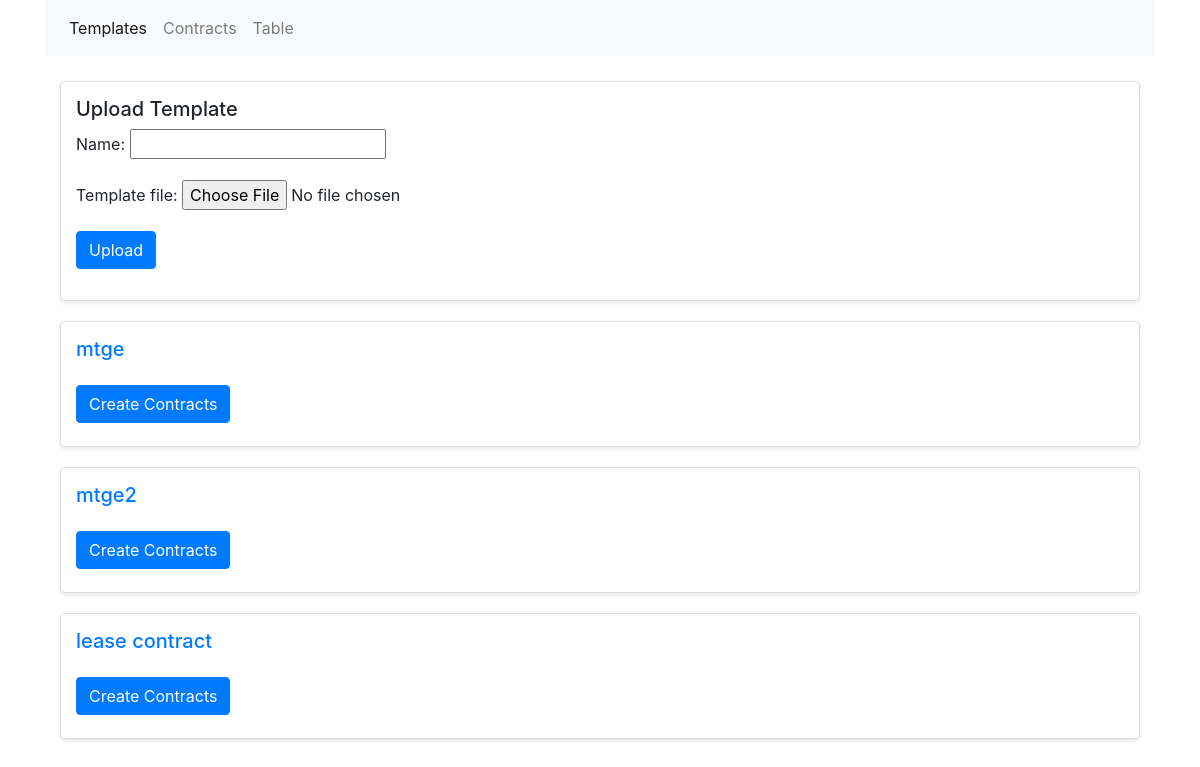
/templates/, run on the app's committed database.
### contracts/models.py (models this page shows, shortened)
class ContractTemplate(models.Model):
    name = models.CharField(max_length=100)
    template_file = models.FileField(upload_to='templates/')
    created_at = models.DateTimeField(auto_now_add=True)
    variables = models.JSONField(editable=False, default=list)

### contracts/views.py (the view)
# urls.py: path('templates/', views.list_templates, name='list_templates'),
def list_templates(request):
    if request.method == 'POST':
        form = ContractTemplateForm(request.POST, request.FILES)
        if form.is_valid():
            form.save()
    else:
        form = ContractTemplateForm()
    templates = ContractTemplate.objects.all()
    return render(request, 'contracts/list_templates.html', {'templates': templates, 'form': form, 'css_file': 'https://stackpath.bootstrapcdn.com/bootstrap/4.5.2/css/bootstrap.min.css'})

### contracts/forms.py
class ContractTemplateForm(forms.ModelForm):
    class Meta:
        model = ContractTemplate
        fields = ['name', 'template_file']

### contracts/templates/contracts/list_templates.html (shortened to what this page needs)
{% extends "contracts/base.html" %}
{% block content %}
<link rel="stylesheet" href="https://cdn.jsdelivr.net/npm/handsontable@8.4.0/dist/handsontable.full.min.css">
<div class="container">
    <div class="template-box">
        <h5>Upload Template</h5>
        <form method="post" enctype="multipart/form-data" class="form-group">
            {{ form.as_p }}
            <button type="submit" class="btn btn-primary">Upload</button>
        </form>
    </div>
    {% for template in templates %}
    <div class="template-box">
        <h5><a href="{% url 'download_template' template.id %}">{{ template.name }}</a></h5>
        <h4><button id="create-instance-{{ template.id }}" class="btn btn-primary mt-3">Create Contracts</button></h4>
    </div>
    {% endfor %}
</div>
{% endblock %}

### contracts/templates/contracts/list_templates.html (style rules this page uses)
.template-box { border: 1px solid #ddd; padding: 15px; margin-bottom: 20px; border-radius: 5px; box-shadow: 0 2px 4px rgba(0, 0, 0, 0.1); }
.template-box h5 { margin-top: 0; }

### data on the page
ContractTemplate: name "mtge"
ContractTemplate: name "mtge2"
ContractTemplate: name "lease contract"
